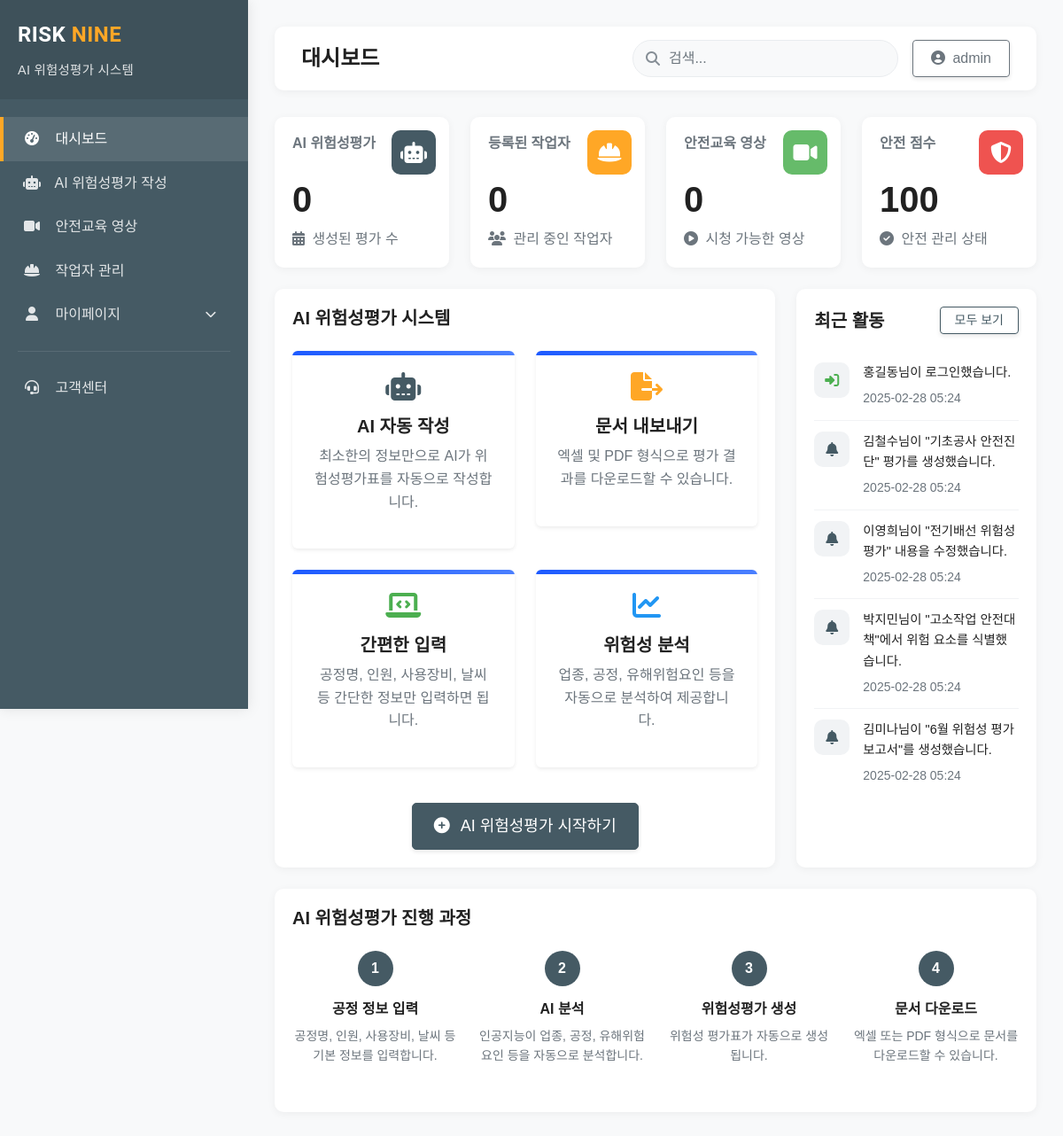
The page /dashboard/ (signed in) on the database its author committed.
### tables this page shows
CREATE TABLE activities (
    id INT AUTO_INCREMENT PRIMARY KEY,
    user_id INT NOT NULL,
    activity_type ENUM(
        'login', 'logout', 'create_assessment', 'update_assessment', 'complete_assessment',
        'create_report', 'update_report', 'download_report', 'identify_risk',
        'update_risk', 'resolve_risk', 'share_report', 'ai_analysis', 'comment'
    ) NOT NULL,
    description TEXT NOT NULL,
    related_id INT,  
    related_type VARCHAR(50),  
    ip_address VARCHAR(45),
    created_at TIMESTAMP DEFAULT CURRENT_TIMESTAMP,
    FOREIGN KEY (user_id) REFERENCES users(id) ON DELETE CASCADE
);

### includes/activity.php (called while the page is built, shortened)
<?php
require_once 'config.php';
require_once 'database.php';
class Activity {
    private $db;
    public function __construct() {
        $this->db = new Database();
    }
    public function getRecentActivities($limit = 10) {
        $sql = "SELECT a.*, u.username, u.full_name, u.department
                FROM activities a
                JOIN users u ON a.user_id = u.id
                ORDER BY a.created_at DESC
                LIMIT " . (int)$limit;
        $result = $this->db->query($sql);
        return $this->db->resultToArray($result);
    }
}
?>

### includes/database.php (called while the page is built, shortened)
<?php
class Database {
    private $mysqli;
    public function __construct() {
        global $mysqli;
        $this->mysqli = $mysqli;
    }
    public function query($sql) {
        return $this->mysqli->query($sql);
    }
    public function resultToArray($result) {
        $array = [];
        if ($result && $result->num_rows > 0) {
            while ($row = $result->fetch_assoc()) {
                $array[] = $row;
            }
        }
        return $array;
    }
}
?>

### includes/config.php (called while the page is built, shortened)
<?php
function escapeOutput($output) {
    return htmlspecialchars($output, ENT_QUOTES, 'UTF-8');
}
?>

### dashboard/index.php (the view, shortened to what this page needs)
<?php
include '../includes/config.php';
include '../includes/activity.php';
$activity = new Activity();
$recentActivities = $activity->getRecentActivities(5);
?>
<!DOCTYPE html>
<html lang="ko">
<head>
    <link rel="stylesheet" href="https://cdn.jsdelivr.net/npm/bootstrap@5.2.3/dist/css/bootstrap.min.css">
    <link rel="stylesheet" href="https://cdnjs.cloudflare.com/ajax/libs/font-awesome/6.1.1/css/all.min.css">
    <link rel="stylesheet" href="../assets/css/style.css">
</head>
<body>
    <div class="sidebar-container" id="sidebar">
        <div class="sidebar-header">
            <a href="../index.php" class="d-block">
                <span class="brand-logo"><span class="risk">RISK</span> <span class="nine">NINE</span></span>
            </a>
            <div class="mt-2">
                <span class="brand-tagline">AI 위험성평가 시스템</span>
            </div>
        </div>
        <div class="sidebar-menu">
            <a href="index.php" class="sidebar-item active">
                <i class="fas fa-tachometer-alt"></i> 대시보드
            </a>
            <a href="ai_assessment.php" class="sidebar-item">
                <i class="fas fa-robot"></i> AI 위험성평가 작성
            </a>
            <a href="safety_videos.php" class="sidebar-item">
                <i class="fas fa-video"></i> 안전교육 영상
            </a>
            <a href="workers.php" class="sidebar-item">
                <i class="fas fa-hard-hat"></i> 작업자 관리
            </a>
            <div class="sidebar-dropdown">
                <a href="#" class="sidebar-item d-flex justify-content-between align-items-center" data-bs-toggle="collapse" data-bs-target="#myPageSubmenu">
                    <span><i class="fas fa-user"></i> 마이페이지</span>
                    <i class="fas fa-chevron-down sidebar-dropdown-icon"></i>
                </a>
            </div>
            <div class="sidebar-divider my-3"></div>
            <a href="customer_support.php" class="sidebar-item">
                <i class="fas fa-headset"></i> 고객센터
            </a>
        </div>
    </div>
    <div class="main-content" id="main-content">
        <div class="navbar-container">
            <div class="navbar-content">
                <div class="d-flex align-items-center">
                    <h4 class="mb-0">대시보드</h4>
                </div>
                <div class="d-flex align-items-center">
                    <div class="nav-search me-3">
                        <i class="fas fa-search"></i>
                        <input type="text" class="form-control" placeholder="검색..." id="dashboardSearch">
                    </div>
                    <div class="dropdown">
                        <button class="btn btn-outline-secondary dropdown-toggle" type="button" id="userMenu" data-bs-toggle="dropdown" aria-expanded="false">
                            <i class="fas fa-user-circle me-1"></i> <?php echo $_SESSION["username"]; ?>
                        </button>
                    </div>
                </div>
            </div>
        </div>
        <div class="row g-4 mb-4">
            <div class="col-xl-3 col-md-6">
                <div class="stats-card">
                    <div class="stats-icon" style="background-color: var(--primary-color);">
                        <i class="fas fa-robot"></i>
                    </div>
                    <h6 class="text-muted mb-1">AI 위험성평가</h6>
                    <div class="stats-number">0</div>
                    <p class="text-muted mb-0">
                        <i class="fas fa-calendar-alt me-1"></i> 생성된 평가 수
                    </p>
                </div>
            </div>
            <div class="col-xl-3 col-md-6">
                <div class="stats-card">
                    <div class="stats-icon" style="background-color: #ffa726;">
                        <i class="fas fa-hard-hat"></i>
                    </div>
                    <h6 class="text-muted mb-1">등록된 작업자</h6>
                    <div class="stats-number">0</div>
                    <p class="text-muted mb-0">
                        <i class="fas fa-users me-1"></i> 관리 중인 작업자
                    </p>
                </div>
            </div>
            <div class="col-xl-3 col-md-6">
                <div class="stats-card">
                    <div class="stats-icon" style="background-color: #66bb6a;">
                        <i class="fas fa-video"></i>
                    </div>
                    <h6 class="text-muted mb-1">안전교육 영상</h6>
                    <div class="stats-number">0</div>
                    <p class="text-muted mb-0">
                        <i class="fas fa-play-circle me-1"></i> 시청 가능한 영상
                    </p>
                </div>
            </div>
            <div class="col-xl-3 col-md-6">
                <div class="stats-card">
                    <div class="stats-icon" style="background-color: #ef5350;">
                        <i class="fas fa-shield-alt"></i>
                    </div>
                    <h6 class="text-muted mb-1">안전 점수</h6>
                    <div class="stats-number">100</div>
                    <p class="text-muted mb-0">
                        <i class="fas fa-check-circle me-1"></i> 안전 관리 상태
                    </p>
                </div>
            </div>
        </div>
        <div class="row g-4 mb-4">
            <div class="col-lg-8">
                <div class="chart-container" style="height: auto;">
                    <h5 class="mb-4">AI 위험성평가 시스템</h5>
                    <div class="row">
                        <div class="col-md-6 mb-4">
                            <div class="feature-card p-4 rounded shadow-sm text-center">
                                <i class="fas fa-robot mb-3" style="font-size: 2rem; color: var(--primary-color);"></i>
                                <h5>AI 자동 작성</h5>
                                <p class="text-muted">최소한의 정보만으로 AI가 위험성평가표를 자동으로 작성합니다.</p>
                            </div>
                        </div>
                        <div class="col-md-6 mb-4">
                            <div class="feature-card p-4 rounded shadow-sm text-center">
                                <i class="fas fa-file-export mb-3" style="font-size: 2rem; color: var(--accent-color);"></i>
                                <h5>문서 내보내기</h5>
                                <p class="text-muted">엑셀 및 PDF 형식으로 평가 결과를 다운로드할 수 있습니다.</p>
                            </div>
                        </div>
                        <div class="col-md-6 mb-4">
                            <div class="feature-card p-4 rounded shadow-sm text-center">
                                <i class="fas fa-laptop-code mb-3" style="font-size: 2rem; color: #4CAF50;"></i>
                                <h5>간편한 입력</h5>
                                <p class="text-muted">공정명, 인원, 사용장비, 날씨 등 간단한 정보만 입력하면 됩니다.</p>
                            </div>
                        </div>
                        <div class="col-md-6 mb-4">
                            <div class="feature-card p-4 rounded shadow-sm text-center">
                                <i class="fas fa-chart-line mb-3" style="font-size: 2rem; color: #2196F3;"></i>
                                <h5>위험성 분석</h5>
                                <p class="text-muted">업종, 공정, 유해위험요인 등을 자동으로 분석하여 제공합니다.</p>
                            </div>
                        </div>
                    </div>
                    <div class="text-center mt-3">
                        <a href="ai_assessment.php" class="btn btn-primary btn-lg">
                            <i class="fas fa-plus-circle me-2"></i> AI 위험성평가 시작하기
                        </a>
                    </div>
                </div>
            </div>
            <div class="col-lg-4">
                <div class="activity-container">
                    <div class="activity-header">
                        <h5 class="mb-0">최근 활동</h5>
                        <a href="activities.php" class="btn btn-sm btn-outline-primary">모두 보기</a>
                    </div>
                    <?php if(count($recentActivities) > 0): ?>
                        <?php foreach($recentActivities as $activity): ?>
                            <div class="activity-item">
                                <div class="activity-icon">
                                    <?php
                                    $iconClass = 'fa-bell';
                                    $iconColor = 'var(--primary-color)';
                                    switch($activity['activity_type']) {
                                        case 'login':
                                            $iconClass = 'fa-sign-in-alt';
                                            $iconColor = '#4CAF50';
                                            break;
                                    }
                                    ?>
                                    <i class="fas <?php echo $iconClass; ?>" style="color: <?php echo $iconColor; ?>;"></i>
                                </div>
                                <div class="activity-content">
                                    <p class="mb-1" style="font-size: 0.9rem;"><?php echo escapeOutput($activity['description']); ?></p>
                                    <small class="text-muted"><?php echo date('Y-m-d H:i', strtotime($activity['created_at'])); ?></small>
                                </div>
                            </div>
                        <?php endforeach; ?>
                    <?php else: ?>
                        <p class="text-center my-4 text-muted">최근 활동이 없습니다.</p>
                    <?php endif; ?>
                </div>
            </div>
        </div>
        <div class="row g-4">
            <div class="col-12">
                <div class="task-container">
                    <h5 class="mb-4">AI 위험성평가 진행 과정</h5>
                    <div class="row">
                        <div class="col-md-3 mb-3">
                            <div class="process-step text-center">
                                <div class="process-number">1</div>
                                <h6 class="mt-3">공정 정보 입력</h6>
                                <p class="text-muted small">공정명, 인원, 사용장비, 날씨 등 기본 정보를 입력합니다.</p>
                            </div>
                        </div>
                        <div class="col-md-3 mb-3">
                            <div class="process-step text-center">
                                <div class="process-number">2</div>
                                <h6 class="mt-3">AI 분석</h6>
                                <p class="text-muted small">인공지능이 업종, 공정, 유해위험요인 등을 자동으로 분석합니다.</p>
                            </div>
                        </div>
                        <div class="col-md-3 mb-3">
                            <div class="process-step text-center">
                                <div class="process-number">3</div>
                                <h6 class="mt-3">위험성평가 생성</h6>
                                <p class="text-muted small">위험성 평가표가 자동으로 생성됩니다.</p>
                            </div>
                        </div>
                        <div class="col-md-3 mb-3">
                            <div class="process-step text-center">
                                <div class="process-number">4</div>
                                <h6 class="mt-3">문서 다운로드</h6>
                                <p class="text-muted small">엑셀 또는 PDF 형식으로 문서를 다운로드할 수 있습니다.</p>
                            </div>
                        </div>
                    </div>
                </div>
            </div>
        </div>
    </div>
</body>
</html>

### assets/css/style.css (style rules this page uses)
:root { --primary-color: #455A64; --primary-dark: #37474F; --primary-light: #CFD8DC; --accent-color: #FFA726; --text-color: #212121; --text-light: #757575; --bg-light: #ECEFF1; --white: #FFFFFF; --border-color: #E0E0E0; --danger: #F44336; --success: #4CAF50; --warning: #FFC107; --info: #2196F3; --shadow: 0 2px 10px rgba(0, 0, 0, 0.1); --border-radius: 4px; --transition: all 0.3s ease; }
body { font-family: 'Noto Sans KR', 'Spoqa Han Sans', sans-serif; font-size: 16px; line-height: 1.6; color: var(--text-color); background-color: var(--white); }
a { color: var(--primary-color); text-decoration: none; transition: var(--transition); }
h1, h2, h3, h4, h5, h6 { font-weight: 700; line-height: 1.3; margin-bottom: 0.5rem; }
.btn { padding: 0.5rem 1.25rem; font-weight: 500; border-radius: var(--border-radius); transition: all 0.3s cubic-bezier(0.25, 0.8, 0.25, 1); box-shadow: 0 2px 5px rgba(0, 0, 0, 0.1); position: relative; overflow: hidden; }
.btn-primary { background-color: var(--primary-color); border-color: var(--primary-color); color: var(--white); }
.btn-outline-primary { color: var(--primary-color); border-color: var(--primary-color); }
.btn-sm { padding: 0.25rem 1rem; font-size: 0.875rem; }
.btn-lg { padding: 0.75rem 2rem; font-size: 1rem; }
.brand-logo { font-family: 'Montserrat', 'Roboto', sans-serif; font-size: 1.5rem; font-weight: 700; letter-spacing: 0.5px; }
.brand-logo .risk { color: var(--white); }
.brand-logo .nine { color: var(--accent-color); }
.brand-tagline { font-size: 0.9rem; color: rgba(255, 255, 255, 0.85); font-weight: 500; letter-spacing: 0.3px; font-family: 'Noto Sans KR', sans-serif; position: relative; display: inline-flex; align-items: center; top: 0; }
.process-step { position: relative; z-index: 1; }
.process-number { width: 40px; height: 40px; background-color: var(--primary-color); color: var(--white); border-radius: 50%; display: flex; align-items: center; justify-content: center; font-weight: 700; margin: 0 auto 1rem; }
.form-control { border-radius: var(--border-radius); border: 1px solid var(--border-color); padding: 0.5rem 1rem; font-size: 1rem; transition: var(--transition); }
.feature-card { padding: 2rem; transition: all 0.3s ease; border-radius: 1rem; overflow: hidden; position: relative; }
.feature-card:before { content: ''; position: absolute; top: 0; left: 0; width: 100%; height: 0.3rem; background: linear-gradient(90deg, #1d5aff, #4a7fff); transition: all 0.3s ease; }
.btn-lg { padding: 0.75rem 1.5rem; font-size: 1.125rem; border-radius: 5px; font-weight: 500; }
.btn i { margin-right: 0.25rem; }
.btn::after { content: ''; position: absolute; top: 50%; left: 50%; width: 5px; height: 5px; background: rgba(255, 255, 255, 0.5); opacity: 0; border-radius: 100%; transform: scale(1, 1) translate(-50%, -50%); transform-origin: 50% 50%; }

### rows shown on the page
activities: description "홍길동님이 로그인했습니다.", created_at "2025-02-28 05:24"
activities: description "김철수님이 \"기초공사 안전진단\" 평가를 생성했습니다.", created_at "2025-02-28 05:24"
activities: description "이영희님이 \"전기배선 위험성평가\" 내용을 수정했습니다.", created_at "2025-02-28 05:24"
activities: description "박지민님이 \"고소작업 안전대책\"에서 위험 요소를 식별했습니다.", created_at "2025-02-28 05:24"
activities: description "김미나님이 \"6월 위험성 평가 보고서\"를 생성했습니다.", created_at "2025-02-28 05:24"

### other values the page prints
$_SESSION["username"] "admin"
